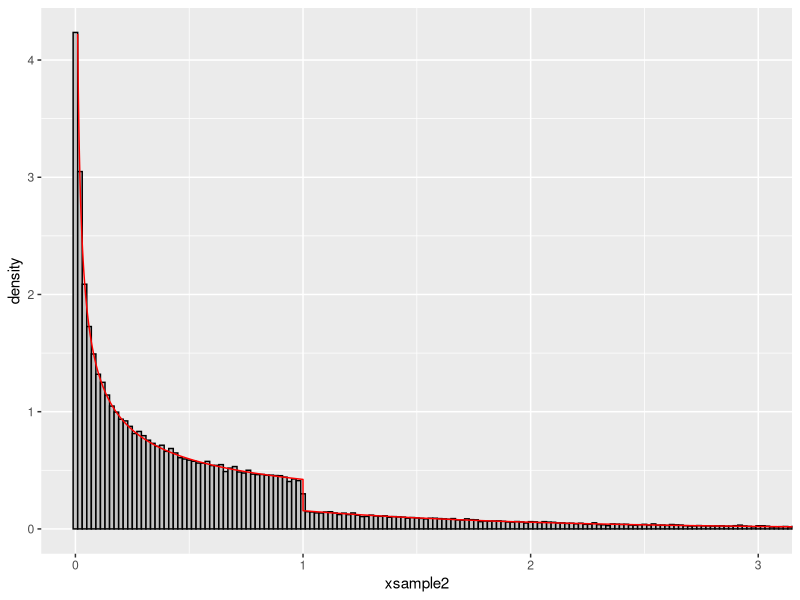
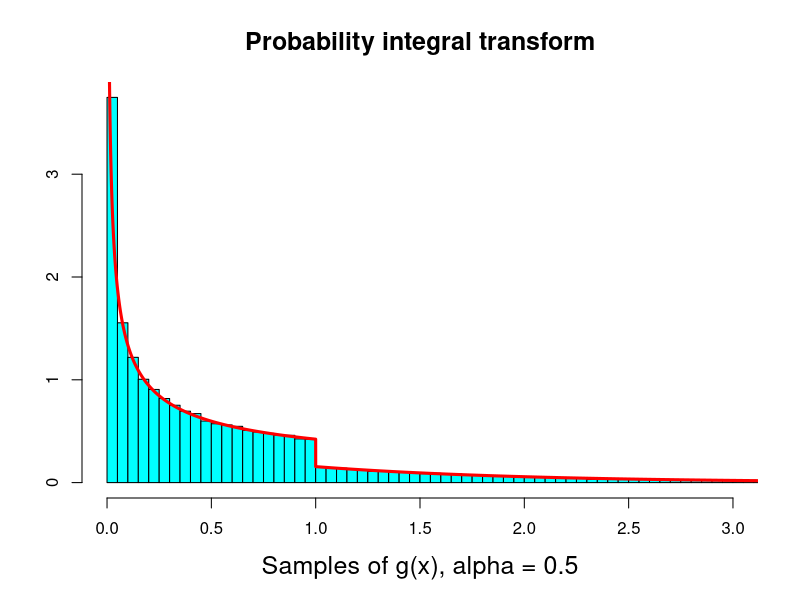
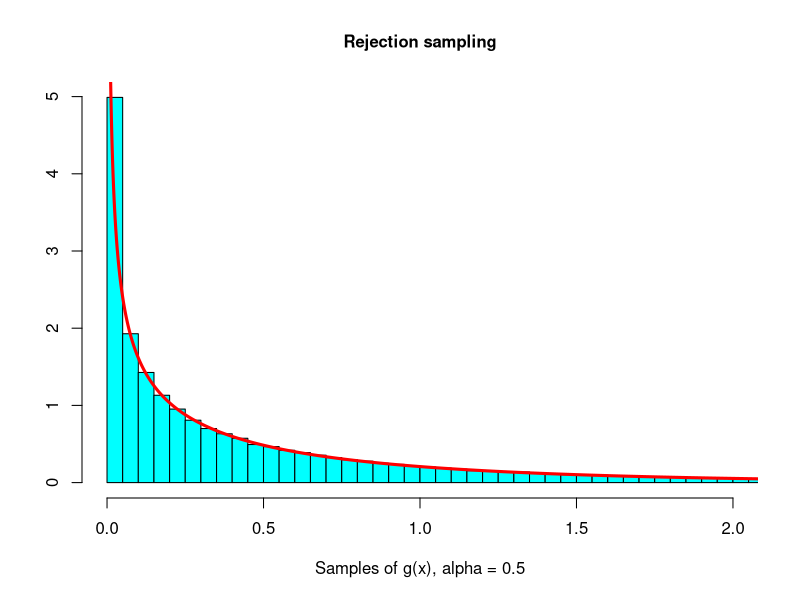
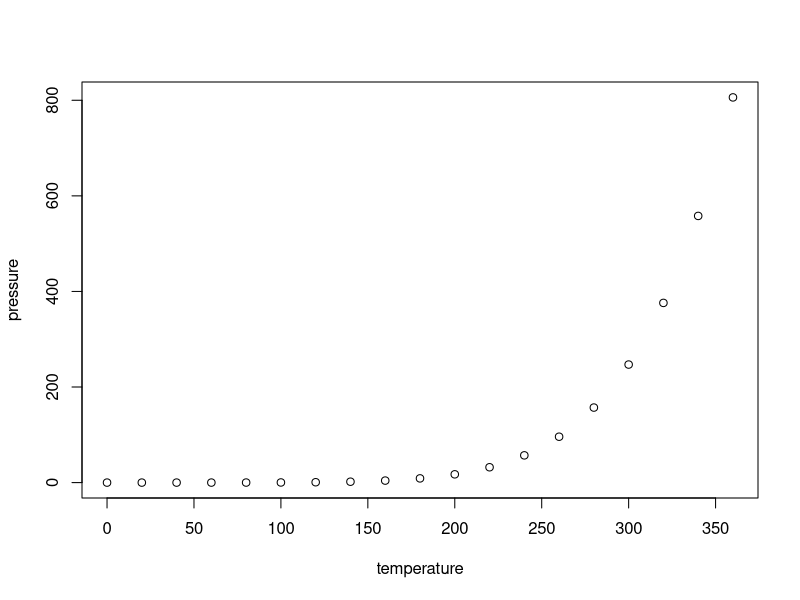

Write R code to recreate these figures, in order.
## ---- chunk 1
knitr::opts_chunk$set(echo = TRUE, cache = TRUE, autodep = TRUE)
## ---- chunk 2
library(MASS)
library(ggplot2)
library(gridExtra)
## ---- chunk 3
# #------Probability integral transform--------#
# Initialize
n <- 100000
alpha <- 0.5
x <- sort(runif(n,0.01,8))

# Functions and sampling
gsample <- function(n,alpha){
  c <- (exp(1)*alpha)/(exp(1)+alpha)
  u <- runif(n)
  
  x1 <- (u*(alpha/c))^(1/alpha)
  x2 <- -log((1/alpha+1/(exp(1))-u/c))
  
  x <- matrix(0,n,1)
  
  for (i in 1:n){
    if(u[i]>= (c/alpha)){
      x[i] <- x2[i]
    }
    else {
      x[i] <- x1[i]
    }
  }
  return(x)
}

xsample2 <- gsample(n, alpha) 

# Check sampling
gfunc <- matrix(0,n,1)

for (i in 1:n){
  if(x[i] <= 0){
    gfunc[i] <- 0
  }
  else if (x[i] < 1) {
    gfunc[i] <- ((exp(1)*alpha)/(exp(1)+alpha))*(x[i]^(alpha-1))
  }
  else {
    gfunc[i] <- ((exp(1)*alpha)/(exp(1)+alpha))*exp(-x[i])
  }
}
## ---- chunk 4
# Plot
dataf <- data.frame(x, gfunc, xsample2)
g <- ggplot(dataf)
g <- g + geom_histogram(aes(xsample2, y = ..density..), binwidth = 0.02, col = "black", fill = "grey", alpha = 0.9)
g <- g + geom_line(aes(x, gfunc), col = "red")
g <- g + coord_cartesian(xlim = range(0:3)) + labs("hei")
g

b <- truehist(xsample2, xlab = "Samples of g(x), alpha = 0.5",main = "Probability integral transform", xlim = range(0:3), cex.main = 1.5, cex.lab = 1.5)
lines(x,gfunc, col = "red", lwd = 3)

#grid.arrange(g)
## ---- chunk 5
# ---------Utilities -----------# 
acceptanceProb <- function(x,alpha){
  if (x < 1) {
    return (exp(-x))
  }
  return (x^(alpha-1))
}

# -------------- Main function ---------------#
sampleGammaRejection <- function(alpha, n) {
  xsample <- matrix(0,n,1)
  for (j in 1:n){
    fin <- 0
    while (fin == 0){
      xsample[j] <- gsample(1,alpha)
      acc <- acceptanceProb(xsample[j], alpha) # Acceptance prob
      u <- runif(1)
      if (u <= acc){
        fin = 1
      }
    }
  }
  return (xsample)
}
## ---- chunk 6
# Sample
xsample <- sampleGammaRejection(alpha, n)


#Check sampling
gammaf <- function(alpha,x){
  res <- (1/gamma(alpha))*(x^(alpha-1))*exp(-x)
  return(res)
}
y <- gammaf(alpha, x)
check <- data.frame(mean = mean(xsample), truemean = alpha, var = var(xsample), truevar = alpha)
print(check)

#Plot
truehist(xsample, main = "Rejection sampling", xlab = "Samples of g(x), alpha = 0.5", 
         xlim = range(0:2.5), cex.main = 1, cex.lab = 1)
lines(x,y, col = "red", lwd = 3)
## ---- chunk 7
# ---------- Utilities ------------ #
f_star <- function(x, alpha){
  return (((alpha-1)/2)*x -exp(x)/2)
}

# ----------Main function ------------ #
sampleGammaRatioUniforms <- function(alpha, n) { 
  
  # Determine bounds on a log scale
  log_a_pluss <- (alpha-1)/2 * (log(alpha-1)-1)
  #log_a_minus <- -Inf
  log_b_pluss <- (alpha+1)/2 * log((alpha+1)*exp(-1))
  #log_b_minus <- -Inf # log of both limits...
  
  # Iterations
  count <- 1
  it <- 1
  
  xSample <- matrix(0,n,1)
  
  # Until we have n realisations
  while (it <= n) {
    
    # Uniform sampling
    log_u_1 <- log(runif(1)) + log_a_pluss
    log_u_2 <- log(runif(1)) + log_b_pluss
    
    # Change of variables
    # x_2 <- log_u_1
    # x_1 <- log_u_2 - log_u_1
    log_x <- log_u_2 - log_u_1 #log(u2/u1)
    
    # Acceptance
    if (log_u_1 <= f_star(log_x, alpha)) {
      
      xSample[it] <- log_x
      
      # Increment
      it <- it + 1
      #print(log_u_1 - f_star(log_x, alpha)); flush.console()
      count <- count + 1
    }
    else {
      # Increment count
      count <- count + 1
    }
  }
  struct <- data.frame(xSample = exp(xSample) , count)
  
  return (struct)
}
## ---- chunk 8
# Exponential distribution
sampleExponential <- function(lambda, n){
  x <- -(1/lambda)*log(runif(n))
  return(x)
}

# ----- Main function: Gamma sampling -----#
sampleGamma <- function(alpha, beta, n) {
  
  if (alpha > 1) {
    xFrame <- sampleGammaRatioUniforms(alpha,n)
    xSample <- xFrame$xSample
    
  }
  else if ( alpha < 1) {
    xSample <- sampleGammaRejection(alpha, n)
  }
  else {
    xSample <- sampleExponential(lambda = 1, n)
  }
  
  return (beta*xSample)
}
## ---- chunk 9
library(MASS)
library(ggplot2)
## ---- chunk 10
plot(pressure)
